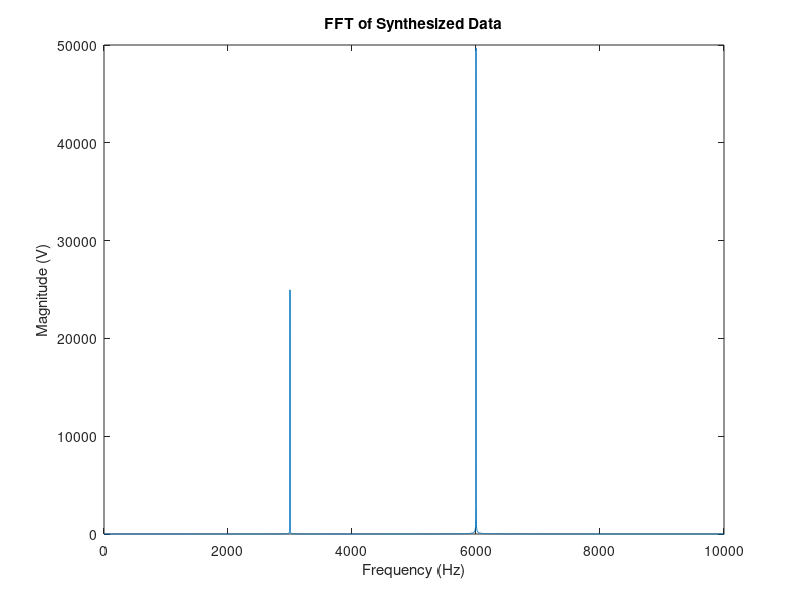
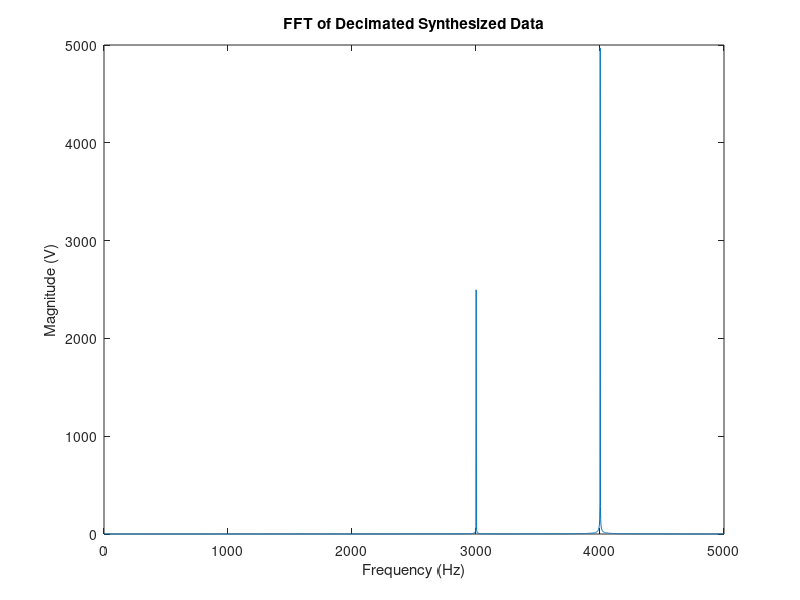
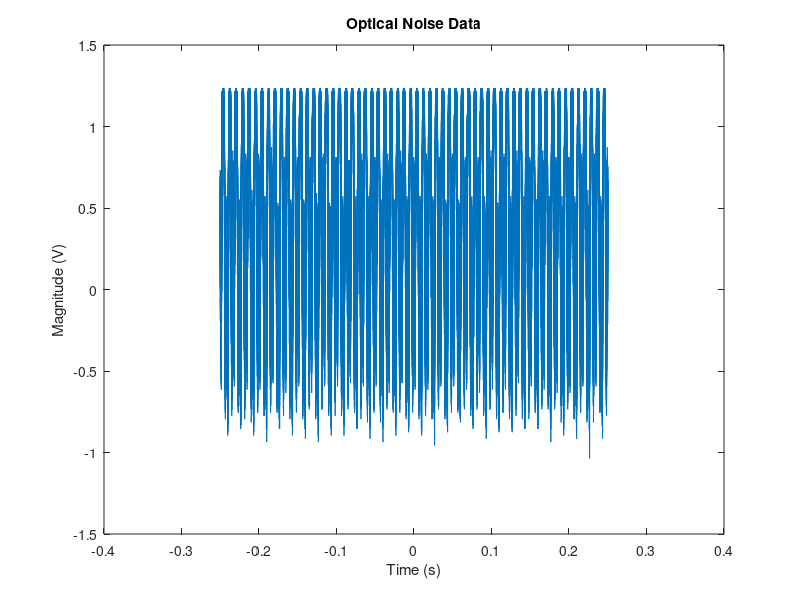
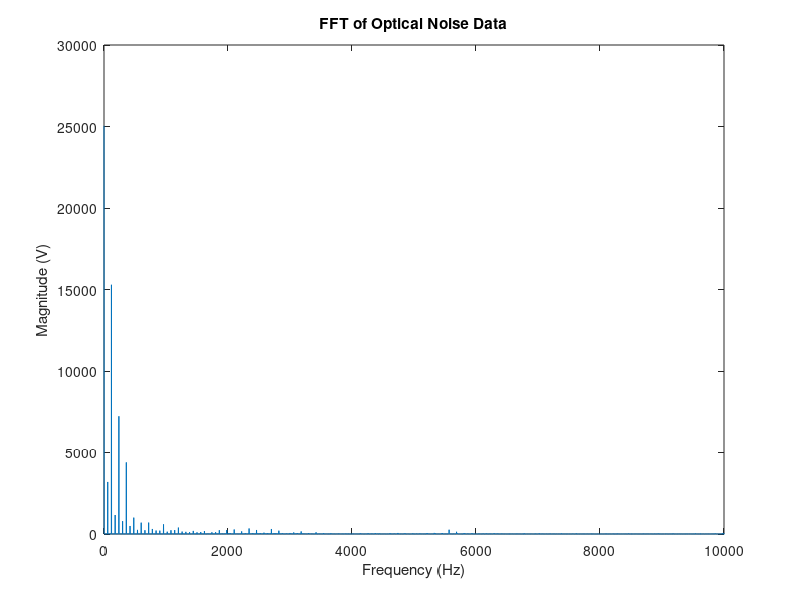

Write MATLAB code to recreate these figures, in order. (Note: this script raises an error after producing the figures.)
clc, clear, close all;

Fs = 100e3;  %sampling rate
f1 = 3e3;     %signal frequency
f2 = 6e3;
A1 = 1;       %signal amplitude, This is peak amplitude not peak-to-peak
A2 = 2;
% We're going to use a time axis from -0.25 to 0.25 seconds, which is 0.5s wide
% This yields Fs*0.5s total samples on our time axis
t = linspace(-0.25, 0.25, Fs*0.5);
x = A1*sin(2*pi*f1*t) + A2*sin(2*pi*f2*t);

Y = fft(x);
L=length(Y);            %the total length of our fft
Y1=Y(1:L/2);            %we take the first half of the vector
f=linspace(0,Fs/2,L/2); %we create the frequency vector
plot(f,abs(Y1))
xlim([0 10000]);
xlabel("Frequency (Hz)")
ylabel("Magnitude (V)")
title("FFT of Synthesized Data")

figure;
x_ds = x(1:10:length(x));
t_ds = t(1:10:length(t));
Fs_ds = Fs/10;

Y = fft(x_ds);
L=length(Y);            %the total length of our fft
Y1=Y(1:L/2);            %we take the first half of the vector
f=linspace(0,Fs_ds/2,L/2); %we create the frequency vector
plot(f,abs(Y1))
xlabel("Frequency (Hz)")
ylabel("Magnitude (V)")
title("FFT of Decimated Synthesized Data")
 
figure;
load('light.mat')
plot(t,y);
xlabel("Time (s)")
ylabel("Magnitude (V)")
title("Optical Noise Data")

figure;
Y = fft(y);
L=length(Y);            %the total length of our fft
Y1=Y(1:L/2);            %we take the first half of the vector
f=linspace(0,Fs/2,L/2); %we create the frequency vector
plot(f,abs(Y1))
xlim([0 10000]);
xlabel("Frequency (Hz)")
ylabel("Magnitude (V)")
title("FFT of Optical Noise Data")

figure;
x_ds = y(1:10:length(y));
t_ds = t(1:10:length(t));
plot(t_ds,x_ds);
Fs_ds = Fs/10;
xlabel("Time (s)")
ylabel("Magnitude (V)")
title("Downsampled Optical Noise")

figure;
Y = fft(x_ds);
L=length(Y);            %the total length of our fft
Y1=Y(1:L/2);            %we take the first half of the vector
f=linspace(0,Fs_ds/2,L/2); %we create the frequency vector
plot(f,abs(Y1))
xlabel("Frequency (Hz)")
ylabel("Magnitude (V)")
title("FFT of Downsampled Optical Noise Data")


figure;
A1 = readmatrix('scope_31.csv');
t1 = A1(1:50000,1);
y1 = A1(1:50000,2);
plot(t1,y1)
xlim([-0.27 0.25])
xlabel("Time (s)")
ylabel("Magnitude (V)")
title("Collected Optical Noise Data")

figure;
Y = fft(y1);
L=length(Y);            %the total length of our fft
Y1=Y(1:L/2);            %we take the first half of the vector
f=linspace(0,Fs/2,L/2); %we create the frequency vector
plot(f,abs(Y1))
xlim([0 10000]);
xlabel("Frequency (Hz)")
ylabel("Magnitude (V)")
title("FFT of Collected Optical Noise Data")

figure;
x_ds = y1(1:10:length(y1));
t_ds = t1(1:10:length(t1));
Fs_ds = Fs/10;

Y = fft(x_ds);
L=length(Y);            %the total length of our fft
Y1=Y(1:L/2);            %we take the first half of the vector
f=linspace(0,Fs_ds/2,L/2); %we create the frequency vector
plot(f,abs(Y1))
xlabel("Frequency (Hz)")
ylabel("Magnitude (V)")
title("FFT of Downsampled Collected Optical Noise Data")

figure;
N1 = 2001;
N2 = 21;
L1 = (N1-1)/2; % the filter will go from -L to L
n1 = (-L1:L1); % this is our sample index
L2 = (N2-1)/2; % the filter will go from -L to L
n2 = (-L2:L2); % this is our sample index
f_s = 100e3;
f_corner = 5000;
h_rect_FIR = 2*f_corner/f_s*sinc(n1*2*f_corner/f_s);
plot(n1,h_rect_FIR);
xlabel("Time (s)");
ylabel("Amplitude");

figure;
hideal = transpose(h_rect_FIR);
h3 = blackmanharris(N1).*hideal; 
F = 0:f_s/1000:f_s/2;
H3 = freqz(h3,1,F,f_s); % DFT of h3
plot(F,20*log10(abs(H3)));
xlabel("Frequency (Hz)");
ylabel("Amplitude (dB)");
figure;
plot(F,abs(H3));
xlabel("Frequency (Hz)");
ylabel("Amplitude");

figure;
h_rect_FIR = 2*f_corner/f_s*sinc(n2*2*f_corner/f_s);
plot(n2,h_rect_FIR);
xlabel("Time (s)");
ylabel("Amplitude");
figure;
hideal = transpose(h_rect_FIR);
h3 = blackmanharris(N2).*hideal; 
F = 0:f_s/1000:f_s/2;
H3 = freqz(h3,1,F,f_s); % DFT of h3
plot(F,20*log10(abs(H3)));
xlabel("Frequency (Hz)");
ylabel("Amplitude (dB)");
figure;
plot(F,abs(H3));
xlabel("Frequency (Hz)");
ylabel("Amplitude");

figure;
N = 81;
L = (N-1)/2;
n = (-L:L);
h_rect_FIR = 2*f_corner/f_s*sinc(n*2*f_corner/f_s);
plot(n,h_rect_FIR);
xlabel("Time (s)");
ylabel("Amplitude");
title("N=81 sinc");
figure;
hideal = transpose(h_rect_FIR);
h3 = blackmanharris(N).*hideal; 
F = 0:f_s/1000:f_s/2;
H3 = freqz(h3,1,F,f_s); % DFT of h3
plot(F,20*log10(abs(H3)));
xlabel("Frequency (Hz)");
ylabel("Amplitude (dB)");
title("N=81 Filter");
figure;
plot(F,abs(H3));
xlabel("Frequency (Hz)");
ylabel("Amplitude");
title("N=81 Filter");

figure;
A1 = readmatrix('scope_31.csv');
t = A1(1:50000,1);
y = A1(1:50000,2);
plot(t,y)
xlim([-0.27 0.25])
xlabel("Time (s)")
ylabel("Magnitude (V)")
title("Collected Optical Noise Data")

figure;
y1 = y(1:10:length(y));
t1 = t(1:10:length(t));

h3 = blackmanharris(N);
F = 0:f_s/1000:f_s/2;
y2 = filter(h3,1,y);   %Filter the optical noise using the FIR filter

%down-sample
y3 = y2(1:10:length(y2));

%frequency spectrum
Y3 = fft(y3);
len = length(Y3);
Y3 = Y3(1:floor((len)/2));
Y3 = 2*Y3/len;

% Calculate frequency spectrum
Y1 = fft(y1);
len = length(Y1);
Y1 = Y1(1:floor((len)/2));
Y1 = 2*Y1/len;
freq = linspace(0,Fs/2,length(Y1));

%plot the 2 noise spectra
subplot(2,1,1)
plot(freq*1e-3,abs(Y1))
xlim([0 5e3])
ylim([0 .02])
xlabel("Frequency (Hz)");
ylabel("Magnitude (V)");
title("Downsampled Optical Noise");
subplot(212)
plot(freq*1e-3,abs(Y3))
xlim([0 5e3])
ylim([0 .02])
xlabel("Frequency (Hz)");
ylabel("Magnitude (V)");
title("Filtered and Downsampled Optical Noise");
